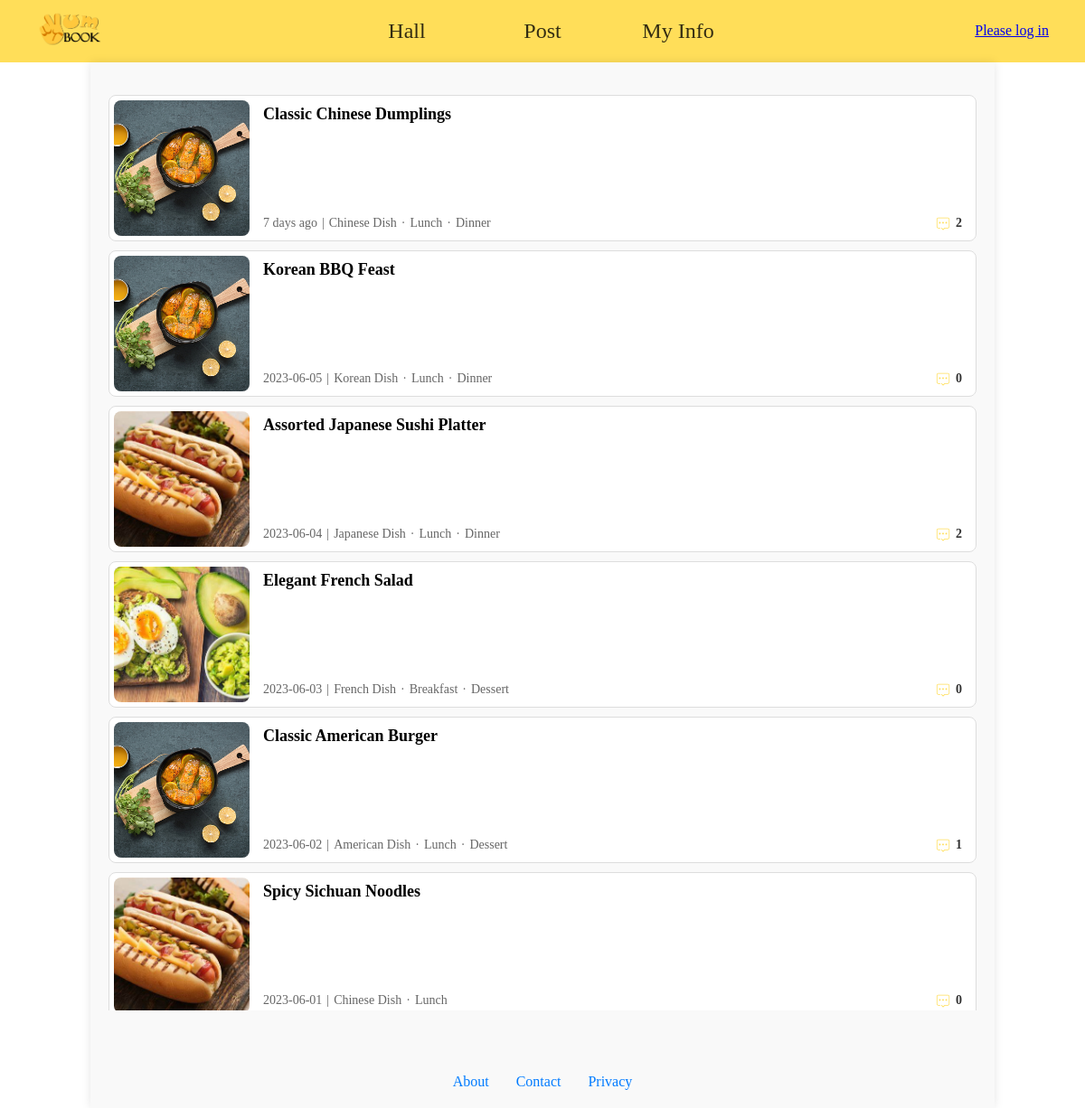
The page / on the database its author committed.
### yum/models.py (models this page shows, shortened)
class Recipe(models.Model):
    recipe_id = models.AutoField(primary_key=True)
    author = models.ForeignKey(User, on_delete=models.CASCADE)
    cuisine = models.ManyToManyField(Cuisine)
    meal_type = models.ManyToManyField(MealType)
    ingredients = models.TextField(max_length=200)
    title = models.TextField(max_length=100)
    post_date = models.DateTimeField(auto_now_add=True)
    description = models.TextField(max_length=10000)
    def comment_count(self):
        return self.comments.count()

class Cuisine(models.Model):
    cuisine_id = models.AutoField(primary_key=True)
    name = models.CharField(max_length=20)
    def __str__(self):
        return self.name

class MealType(models.Model):
    meal_type_id = models.AutoField(primary_key=True)
    name = models.CharField(max_length=20)
    def __str__(self):
        return self.name

### yum/views.py (the view)
# urls.py: path('', views.index, name='index'),
def index(request):
    posts = Recipe.objects.all().order_by('-post_date')
    for post in posts:
        print(f"Recipe ID: {post.recipe_id}")
        if post.images:
            first_image = post.images.first()
            if first_image:
                post.first_image_url = first_image.image.url
            else:
                post.first_image_url = static('/images/default.jpg')
        post.comments_count = post.comment_count()
        post.formatted_time = format_time(post.post_date)
    context = {'posts': posts}
    return render(request, 'yum/index.html', context)

### yum/views.py (called while the page is built)
def format_time(created_at):
    delta = now() - created_at
    if delta < timedelta(days=1):
        return created_at.strftime("%H:%M")
    elif delta < timedelta(days=10):
        return f"{delta.days} days ago"
    elif delta < timedelta(days=365):
        return created_at.strftime("%m-%d")
    else:
        return created_at.strftime("%Y-%m-%d")

### templates/yum/index.html (shortened to what this page needs)
{% extends 'yum/base.html' %}
{% load static %}
{% block extra_file_block %}
    <link rel="stylesheet" type="text/css" href="{% static 'css/index.css' %}">
{% endblock %}
{% block body_block %}
    <div class="content">
        <ul class="post-list">
            {% if posts %}
                {% for post in posts %}
                    <li class="post-item">
                        <a href="{% url 'yum:detail' recipe_id=post.recipe_id %}" class="post-link">
                            <div class="post-thumbnail-container">
                                <img src="{{ post.first_image_url }}" alt="Recipe Image" class="post-thumbnail">
                            </div>
                            <div class="post-content">
                                <h2 class="post-title">{{ post.title }}</h2>
                                <div class="post-footer">
                                    <div class="post-meta">
                                        <span class="post-time">{{ post.formatted_time }}</span>  |
                                        {% for cuisine in post.cuisine.all %}
                                            <span class="post-cuisine">{{ cuisine }}</span>
                                        {% endfor %}
                                        {% for meal in post.meal_type.all %}
                                            · <span class="post-meal">{{ meal }}</span>
                                        {% endfor %}
                                    </div>
                                    <div class="post-comments">
                                        <img src="{% static 'images/comment.svg' %}" alt="Comments" class="comment-icon">
                                        <span class="comment-count">{{ post.comments_count }}</span>
                                    </div>
                                </div>
                            </div>
                        </a>
                    </li>
                {% endfor %}
            {% else %}
                <h2 style="text-align: center;">No posts currently.</h2>
            {% endif %}
        </ul>
    </div>
{% endblock %}

### static/css/base.css (style rules this page uses)
.html, body { margin: 0; padding: 0; width: 100%; overflow-x: hidden; height: 100vh; display: flex; flex-direction: column; font-family: Calibri, serif; }
body { overflow-y: auto; }

### static/css/index.css (style rules this page uses)
.post-footer { display: flex; justify-content: space-between; align-items: center; width: 100%; }
.post-item { display: flex; align-items: center; justify-content: space-between; border: 1px solid #ddd; border-radius: 8px; background-color: #fff; padding: 0; height: 160px; transition: transform 0.2s ease-in-out; overflow: hidden; margin-bottom: 10px; }
.post-link { display: flex; align-items: center; justify-content: space-between; height: 100%; width: 100%; text-decoration: none; color: inherit; padding: 5px; }
.post-thumbnail-container { flex-shrink: 0; width: 150px; height: 150px; }
.post-thumbnail { width: 100%; height: 100%; object-fit: cover; border-radius: 8px; }
.post-content { display: flex; flex-direction: column; justify-content: space-between; flex-grow: 1; padding-left: 15px; height: 100%; }
.post-title { font-size: 18px; font-weight: bold; margin: 10px 0 0 0; }
.post-footer { display: flex; justify-content: space-between; align-items: center; width: 100%; margin: 0 0 10px 0; }
.post-meta { font-size: 14px; color: #666; display: flex; align-items: center; gap: 5px; }
.post-comments { display: flex; align-items: center; gap: 5px; margin-right: 10px; }
.comment-icon { width: 18px; height: 18px; }
.comment-count { font-size: 14px; font-weight: bold; color: #333; }
.post-list { padding: 0; }
.content { flex-grow: 1; overflow-y: auto; overflow-x: hidden; }

### rows shown on the page
Recipe: title "Classic Chinese Dumplings", formatted_time "7 days ago", comments_count "2"
Cuisine: name "Chinese Dish"
MealType: name "Lunch"
MealType: name "Dinner"
Recipe: title "Korean BBQ Feast", formatted_time "2023-06-05", comments_count "0"
Cuisine: name "Korean Dish"
Recipe: title "Assorted Japanese Sushi Platter", formatted_time "2023-06-04", comments_count "2"
Cuisine: name "Japanese Dish"
Recipe: shows a picture, title "Elegant French Salad", formatted_time "2023-06-03", comments_count "0"
Cuisine: name "French Dish"
MealType: name "Breakfast"
MealType: name "Dessert"
Recipe: title "Classic American Burger", formatted_time "2023-06-02", comments_count "1"
Cuisine: name "American Dish"
Recipe: title "Spicy Sichuan Noodles", formatted_time "2023-06-01", comments_count "0"
